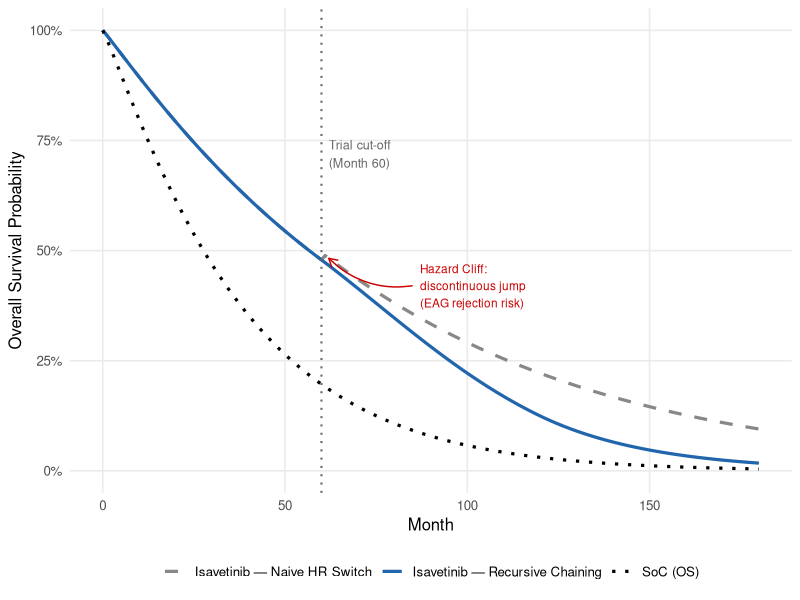
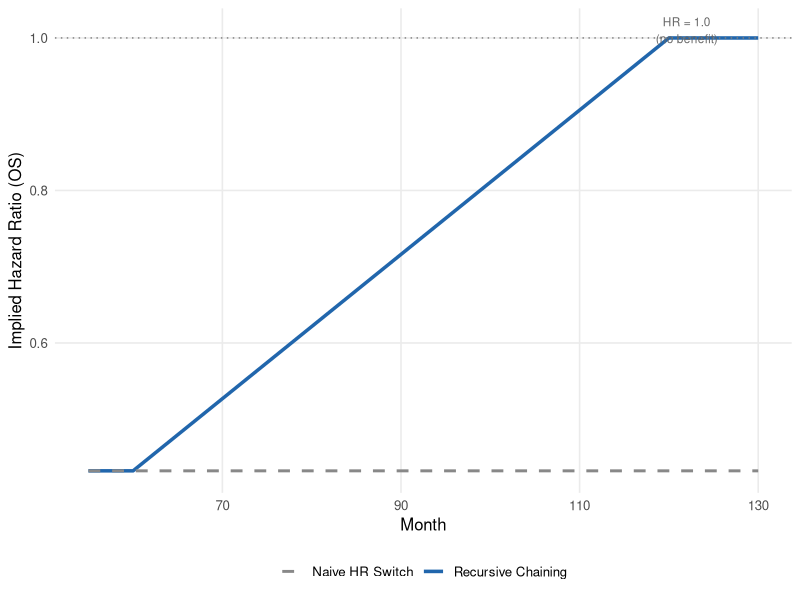
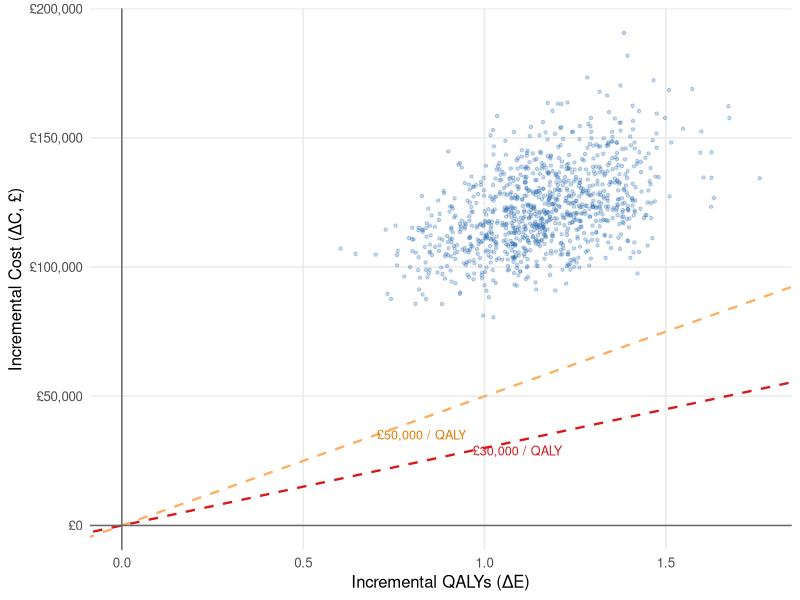
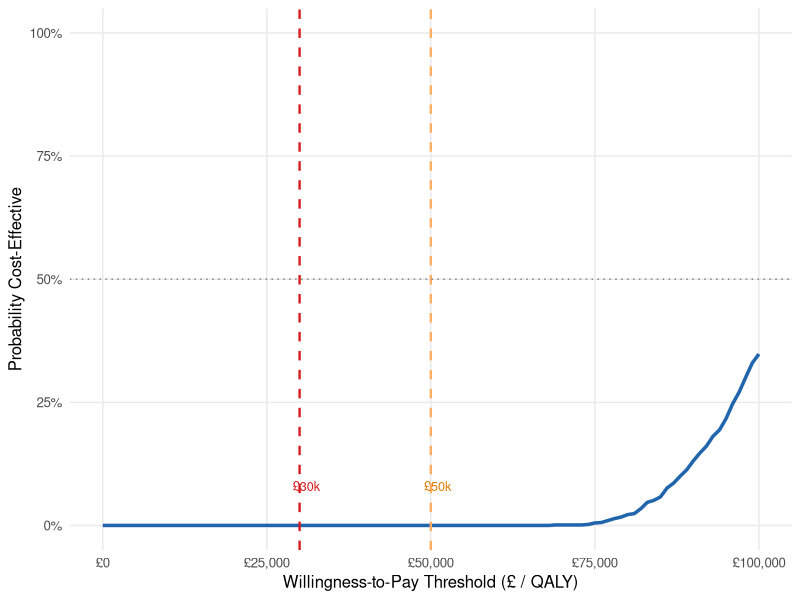

Source code (R) for these figures, in order:
## ---- chunk 1
library(ggplot2)
library(dplyr)
library(tidyr)
set.seed(2026)
## ---- chunk 2
#| results: hold

params <- list(
  soc_pfs_alpha  = 1.20, soc_pfs_lambda  = 0.040,  # <1>
  soc_os_alpha   = 1.10, soc_os_lambda   = 0.018,
  trt_pfs_alpha  = 1.10, trt_pfs_lambda  = 0.025,  # <2>
  trt_os_alpha   = 1.05, trt_os_lambda   = 0.010,
  waning_start   = 60,                              # <3>
  waning_end     = 120,                             # <4>
  horizon        = 360                              # <5>
)

econ <- list(
  u_pfs        = 0.750,   # <6>
  u_pd         = 0.500,
  cost_pfs_trt = 4700,    # <7>
  cost_pfs_soc = 1200,
  cost_pd      = 1800,    # <8>
  disc_annual  = 0.035
)

param_tbl <- data.frame(
  Parameter = c(
    "SoC PFS: alpha / lambda",
    "SoC OS:  alpha / lambda",
    "Isavetinib PFS: alpha / lambda",
    "Isavetinib OS:  alpha / lambda",
    "Waning window (months)",
    "Model horizon (months)",
    "Utility: PFS / PD",
    "Monthly cost PFS: Isavetinib / SoC (£)",
    "Monthly cost PD, both arms (£)",
    "Annual discount rate"
  ),
  Value = c(
    "1.20 / 0.040", "1.10 / 0.018",
    "1.10 / 0.025", "1.05 / 0.010",
    "Month 60 → 120",
    "360 (30 years)",
    "0.750 / 0.500",
    "£4,700 / £1,200",
    "£1,800",
    "3.5%"
  )
)
knitr::kable(param_tbl, col.names = c("Parameter", "Value"),
  caption = "Model parameters: Weibull survival (monthly scale) and economic inputs")
## ---- chunk 3
#| results: hold

surv_weibull <- function(t, alpha, lambda) exp(-lambda * t^alpha)

df <- data.frame(Month = 0:params$horizon) |>
  mutate(
    SoC_PFS       = surv_weibull(Month, params$soc_pfs_alpha, params$soc_pfs_lambda),
    SoC_OS        = surv_weibull(Month, params$soc_os_alpha,  params$soc_os_lambda),
    Trt_PFS_Trial = surv_weibull(Month, params$trt_pfs_alpha, params$trt_pfs_lambda),
    Trt_OS_Trial  = surv_weibull(Month, params$trt_os_alpha,  params$trt_os_lambda)
  )

# Implied HR at the cut-off point (Month 60)
get_implied_hr <- function(s_trt, s_soc, t_idx) {
  h_soc <- -log(s_soc[t_idx + 1] / s_soc[t_idx])  # <1>
  h_trt <- -log(s_trt[t_idx + 1] / s_trt[t_idx])
  h_trt / h_soc
}

hr_pfs_anchor <- get_implied_hr(df$Trt_PFS_Trial, df$SoC_PFS, params$waning_start) # <2>
hr_os_anchor  <- get_implied_hr(df$Trt_OS_Trial,  df$SoC_OS,  params$waning_start)

# Naive approach: hard switch to constant HR at Month 61
df$Trt_OS_Naive <- ifelse(
  df$Month <= params$waning_start,
  df$Trt_OS_Trial,
  df$SoC_OS^hr_os_anchor  # <3>
)

# Recursive Hazard Chaining
df$Trt_PFS_Chained <- 1
df$Trt_OS_Chained  <- 1
hr_os_trajectory   <- numeric(nrow(df))
hr_os_trajectory[1:61] <- hr_os_anchor

for (i in 2:nrow(df)) {
  t <- df$Month[i]
  if (t <= params$waning_start) {
    df$Trt_PFS_Chained[i] <- df$Trt_PFS_Trial[i]
    df$Trt_OS_Chained[i]  <- df$Trt_OS_Trial[i]
  } else {
    progress <- min(1, (t - params$waning_start) /    # <4>
                       (params$waning_end - params$waning_start))
    hr_pfs <- hr_pfs_anchor + (1 - hr_pfs_anchor) * progress  # <5>
    hr_os  <- hr_os_anchor  + (1 - hr_os_anchor)  * progress
    hr_os_trajectory[i] <- hr_os

    df$Trt_PFS_Chained[i] <- df$Trt_PFS_Chained[i-1] *         # <6>
      (df$SoC_PFS[i] / df$SoC_PFS[i-1])^hr_pfs
    df$Trt_OS_Chained[i]  <- df$Trt_OS_Chained[i-1]  *
      (df$SoC_OS[i]  / df$SoC_OS[i-1])^hr_os
  }
  # Biological plausibility floor: OS >= PFS at every cycle
  if (df$Trt_OS_Chained[i] < df$Trt_PFS_Chained[i]) {  # <7>
    df$Trt_OS_Chained[i] <- df$Trt_PFS_Chained[i]
  }
}

cat(sprintf("Implied HR at anchor (Month 60): OS = %.3f | PFS = %.3f\n",
            hr_os_anchor, hr_pfs_anchor))
cat(sprintf("HR at Month 120 (end of waning):  OS = %.3f | PFS = %.3f\n",
            hr_os_anchor + (1 - hr_os_anchor), hr_pfs_anchor + (1 - hr_pfs_anchor)))
## ---- chunk 4
#| fig-cap: "Survival extrapolation comparison: Naive HR Switching (dashed) produces a visible Hazard Cliff at Month 60, while Recursive Hazard Chaining (solid blue) maintains a smooth, continuous trajectory."
#| fig-width: 10
#| fig-height: 5.5

df_plot <- df |>
  filter(Month <= 180) |>
  select(Month, SoC_OS, Trt_OS_Naive, Trt_OS_Chained)

df_long <- df_plot |>
  pivot_longer(-Month, names_to = "Curve", values_to = "Survival") |>
  mutate(Curve = recode(Curve,
    "SoC_OS"         = "SoC (OS)",
    "Trt_OS_Naive"   = "Isavetinib — Naive HR Switch",
    "Trt_OS_Chained" = "Isavetinib — Recursive Chaining"
  ))

ggplot(df_long, aes(x = Month, y = Survival, colour = Curve, linetype = Curve)) +
  geom_line(linewidth = 1.1) +
  geom_vline(xintercept = 60, linetype = "dotted", colour = "grey40", linewidth = 0.7) +
  annotate("text", x = 62, y = 0.72, label = "Trial cut-off\n(Month 60)",
           hjust = 0, size = 3.2, colour = "grey40") +
  annotate("curve",
    x = 85, y = 0.42, xend = 62, yend = df$Trt_OS_Naive[63],
    arrow = arrow(length = unit(0.25, "cm")), colour = "#cc0000", curvature = -0.25) +
  annotate("text", x = 87, y = 0.42,
    label = "Hazard Cliff:\ndiscontinuous jump\n(EAG rejection risk)",
    hjust = 0, size = 3.0, colour = "#cc0000") +
  scale_colour_manual(values = c(
    "SoC (OS)"                       = "black",
    "Isavetinib — Naive HR Switch"   = "#888888",
    "Isavetinib — Recursive Chaining"= "#2166ac"
  )) +
  scale_linetype_manual(values = c(
    "SoC (OS)"                       = "dotted",
    "Isavetinib — Naive HR Switch"   = "dashed",
    "Isavetinib — Recursive Chaining"= "solid"
  )) +
  scale_y_continuous(labels = scales::percent_format(), limits = c(0, 1)) +
  labs(x = "Month", y = "Overall Survival Probability",
       colour = NULL, linetype = NULL) +
  theme_minimal(base_size = 12) +
  theme(legend.position = "bottom",
        panel.grid.minor = element_blank())
## ---- chunk 5
#| fig-cap: "Implied OS Hazard Ratio trajectory: Naive HR Switching applies a constant HR from Month 61 (flat line), while Recursive Chaining smoothly interpolates from the anchored HR back to 1.0 at Month 120."
#| fig-width: 9
#| fig-height: 4

hr_df <- data.frame(
  Month     = 0:params$horizon,
  Chained   = hr_os_trajectory,
  Naive     = ifelse(0:params$horizon <= params$waning_start,
                     hr_os_anchor,
                     hr_os_anchor)
) |> filter(Month >= 55 & Month <= 130)

ggplot(hr_df, aes(x = Month)) +
  geom_line(aes(y = Chained, colour = "Recursive Chaining"), linewidth = 1.2) +
  geom_line(aes(y = Naive, colour = "Naive HR Switch"), linetype = "dashed", linewidth = 1.0) +
  geom_hline(yintercept = 1, linetype = "dotted", colour = "grey50") +
  annotate("text", x = 122, y = 1.01, label = "HR = 1.0\n(no benefit)", size = 3.0, colour = "grey40") +
  scale_colour_manual(values = c(
    "Recursive Chaining" = "#2166ac",
    "Naive HR Switch"    = "#888888"
  )) +
  labs(x = "Month", y = "Implied Hazard Ratio (OS)", colour = NULL) +
  theme_minimal(base_size = 12) +
  theme(legend.position = "bottom", panel.grid.minor = element_blank())
## ---- chunk 6
#| results: hold

run_partsm <- function(pfs_trt, os_trt, pfs_soc, os_soc,
                       u_pfs, u_pd,
                       cost_pfs_trt, cost_pfs_soc, cost_pd,
                       disc_annual) {
  months       <- seq_along(pfs_trt) - 1
  disc_monthly <- (1 + disc_annual)^(1/12) - 1
  discount     <- 1 / (1 + disc_monthly)^months

  # State occupancy with biological plausibility constraint
  pi_pfs_trt <- pmax(0, pmin(pfs_trt, os_trt))
  pi_pd_trt  <- pmax(0, os_trt  - pi_pfs_trt)
  pi_pfs_soc <- pmax(0, pmin(pfs_soc, os_soc))
  pi_pd_soc  <- pmax(0, os_soc  - pi_pfs_soc)

  # QALYs (divide by 12 to convert monthly cycles to annual units)
  qaly_trt <- sum((pi_pfs_trt * u_pfs + pi_pd_trt * u_pd) * discount) / 12
  qaly_soc <- sum((pi_pfs_soc * u_pfs + pi_pd_soc * u_pd) * discount) / 12

  # Costs (monthly costs remain on monthly scale; discount handles timing)
  cost_trt <- sum((pi_pfs_trt * cost_pfs_trt + pi_pd_trt * cost_pd) * discount)
  cost_soc <- sum((pi_pfs_soc * cost_pfs_soc + pi_pd_soc * cost_pd) * discount)

  list(
    qaly_trt = qaly_trt, qaly_soc = qaly_soc,
    cost_trt = cost_trt, cost_soc = cost_soc,
    delta_e  = qaly_trt - qaly_soc,
    delta_c  = cost_trt - cost_soc,
    icer     = (cost_trt - cost_soc) / (qaly_trt - qaly_soc)
  )
}

bc <- run_partsm(
  df$Trt_PFS_Chained, df$Trt_OS_Chained,
  df$SoC_PFS,         df$SoC_OS,
  econ$u_pfs, econ$u_pd,
  econ$cost_pfs_trt, econ$cost_pfs_soc, econ$cost_pd,
  econ$disc_annual
)

result_tbl <- data.frame(
  Metric = c(
    "Discounted QALYs — Isavetinib",
    "Discounted QALYs — SoC",
    "Incremental QALYs (ΔE)",
    "Discounted Cost — Isavetinib (£)",
    "Discounted Cost — SoC (£)",
    "Incremental Cost (ΔC, £)",
    "ICER (£ / QALY)"
  ),
  Value = c(
    round(bc$qaly_trt, 3),
    round(bc$qaly_soc, 3),
    round(bc$delta_e,  3),
    formatC(bc$cost_trt, format = "f", digits = 0, big.mark = ","),
    formatC(bc$cost_soc, format = "f", digits = 0, big.mark = ","),
    formatC(bc$delta_c,  format = "f", digits = 0, big.mark = ","),
    formatC(bc$icer,     format = "f", digits = 0, big.mark = ",")
  )
)
knitr::kable(result_tbl, col.names = c("Metric", "Value"),
  caption = "Base-case cost-effectiveness results (Recursive Hazard Chaining, 3.5% discount)")
## ---- chunk 7
#| cache: true
#| results: hold
#| message: false
#| warning: false

n_psa <- 1000

# Beta distribution parameters from mean and SD
beta_pars <- function(mu, sd) {
  v <- sd^2
  list(a = mu * (mu*(1-mu)/v - 1),
       b = (1-mu) * (mu*(1-mu)/v - 1))
}

bp_pfs <- beta_pars(econ$u_pfs, 0.05)
bp_pd  <- beta_pars(econ$u_pd,  0.05)

# PSA samples
psa_u_pfs        <- rbeta(n_psa, bp_pfs$a, bp_pfs$b)
psa_u_pd         <- rbeta(n_psa, bp_pd$a,  bp_pd$b)
psa_soc_os_lam   <- rlnorm(n_psa, log(params$soc_os_lambda),  0.10)
psa_soc_pfs_lam  <- rlnorm(n_psa, log(params$soc_pfs_lambda), 0.10)
psa_trt_os_lam   <- rlnorm(n_psa, log(params$trt_os_lambda),  0.10)
psa_trt_pfs_lam  <- rlnorm(n_psa, log(params$trt_pfs_lambda), 0.10)
psa_cost_drug    <- rgamma(n_psa, shape = 100, rate = 100 / econ$cost_pfs_trt)
psa_cost_soc_pfs <- rgamma(n_psa, shape = 100, rate = 100 / econ$cost_pfs_soc)

# PSA loop
psa_results <- lapply(seq_len(n_psa), function(k) {
  p <- params
  p$soc_os_lambda  <- psa_soc_os_lam[k]
  p$soc_pfs_lambda <- psa_soc_pfs_lam[k]
  p$trt_os_lambda  <- psa_trt_os_lam[k]
  p$trt_pfs_lambda <- psa_trt_pfs_lam[k]

  m <- 0:p$horizon
  soc_pfs <- surv_weibull(m, p$soc_pfs_alpha, p$soc_pfs_lambda)
  soc_os  <- surv_weibull(m, p$soc_os_alpha,  p$soc_os_lambda)
  trt_pfs <- surv_weibull(m, p$trt_pfs_alpha, p$trt_pfs_lambda)
  trt_os  <- surv_weibull(m, p$trt_os_alpha,  p$trt_os_lambda)

  # Re-run hazard chaining with sampled parameters
  hr_os_k  <- -log(trt_os[p$waning_start + 2]  / trt_os[p$waning_start + 1]) /
              (-log(soc_os[p$waning_start + 2]  / soc_os[p$waning_start + 1]))
  hr_pfs_k <- -log(trt_pfs[p$waning_start + 2] / trt_pfs[p$waning_start + 1]) /
              (-log(soc_pfs[p$waning_start + 2] / soc_pfs[p$waning_start + 1]))

  trt_os_c  <- rep(1, length(m))
  trt_pfs_c <- rep(1, length(m))

  for (i in 2:length(m)) {
    t <- m[i]
    if (t <= p$waning_start) {
      trt_pfs_c[i] <- trt_pfs[i]
      trt_os_c[i]  <- trt_os[i]
    } else {
      prog     <- min(1, (t - p$waning_start) / (p$waning_end - p$waning_start))
      hr_p     <- hr_pfs_k + (1 - hr_pfs_k) * prog
      hr_o     <- hr_os_k  + (1 - hr_os_k)  * prog
      trt_pfs_c[i] <- trt_pfs_c[i-1] * (soc_pfs[i] / soc_pfs[i-1])^hr_p
      trt_os_c[i]  <- trt_os_c[i-1]  * (soc_os[i]  / soc_os[i-1])^hr_o
    }
    if (trt_os_c[i] < trt_pfs_c[i]) trt_os_c[i] <- trt_pfs_c[i]
  }

  res <- run_partsm(
    trt_pfs_c, trt_os_c, soc_pfs, soc_os,
    psa_u_pfs[k], psa_u_pd[k],
    psa_cost_drug[k], psa_cost_soc_pfs[k], econ$cost_pd,
    econ$disc_annual
  )
  c(delta_e = res$delta_e, delta_c = res$delta_c)
})

psa_df <- as.data.frame(do.call(rbind, psa_results))

cat(sprintf("PSA mean ICER:   £%s / QALY\n",
    formatC(mean(psa_df$delta_c / psa_df$delta_e), format="f", digits=0, big.mark=",")))
cat(sprintf("P(CE) at £30,000: %.0f%%\n",
    mean(psa_df$delta_c / psa_df$delta_e < 30000) * 100))
cat(sprintf("P(CE) at £50,000: %.0f%%\n",
    mean(psa_df$delta_c / psa_df$delta_e < 50000) * 100))
## ---- chunk 8
#| fig-cap: "Cost-effectiveness plane (1,000 PSA iterations). The majority of iterations fall in the north-east quadrant, indicating Isavetinib is more effective and more costly than SoC. The dashed lines show the £30,000 and £50,000 willingness-to-pay thresholds."
#| fig-width: 8
#| fig-height: 6

wtp_30k_slope <- 30000 / 12
wtp_50k_slope <- 50000 / 12

ggplot(psa_df, aes(x = delta_e, y = delta_c)) +
  geom_point(alpha = 0.25, size = 0.9, colour = "#2166ac") +
  geom_abline(slope = 30000, intercept = 0, linetype = "dashed",
              colour = "#d7191c", linewidth = 0.8) +
  geom_abline(slope = 50000, intercept = 0, linetype = "dashed",
              colour = "#fdae61", linewidth = 0.8) +
  geom_hline(yintercept = 0, colour = "grey40", linewidth = 0.5) +
  geom_vline(xintercept = 0, colour = "grey40", linewidth = 0.5) +
  annotate("text", x = max(psa_df$delta_e) * 0.55, y = max(psa_df$delta_e) * 0.55 * 30000,
           label = "£30,000 / QALY", colour = "#d7191c", size = 3.2, hjust = 0) +
  annotate("text", x = max(psa_df$delta_e) * 0.4, y = max(psa_df$delta_e) * 0.4 * 50000,
           label = "£50,000 / QALY", colour = "#e07b00", size = 3.2, hjust = 0) +
  scale_y_continuous(labels = scales::label_dollar(prefix = "£", big.mark = ",")) +
  labs(x = "Incremental QALYs (ΔE)",
       y = "Incremental Cost (ΔC, £)") +
  theme_minimal(base_size = 12) +
  theme(panel.grid.minor = element_blank())
## ---- chunk 9
#| fig-cap: "Cost-Effectiveness Acceptability Curve (CEAC). The curve shows the probability that Isavetinib is cost-effective across a range of willingness-to-pay thresholds. At £50,000 (severity-adjusted threshold), the probability of cost-effectiveness exceeds 50%."
#| fig-width: 8
#| fig-height: 5

wtp_seq   <- seq(0, 100000, by = 1000)
p_ce      <- sapply(wtp_seq, function(wtp) mean((psa_df$delta_c / psa_df$delta_e) < wtp))
ceac_data <- data.frame(WTP = wtp_seq, P_CE = p_ce)

ggplot(ceac_data, aes(x = WTP, y = P_CE)) +
  geom_line(colour = "#2166ac", linewidth = 1.2) +
  geom_vline(xintercept = 30000, linetype = "dashed", colour = "#d7191c", linewidth = 0.8) +
  geom_vline(xintercept = 50000, linetype = "dashed", colour = "#fdae61", linewidth = 0.8) +
  geom_hline(yintercept = 0.5, linetype = "dotted", colour = "grey50") +
  annotate("text", x = 31000, y = 0.08, label = "£30k", colour = "#d7191c", size = 3.2) +
  annotate("text", x = 51000, y = 0.08, label = "£50k", colour = "#e07b00", size = 3.2) +
  scale_x_continuous(labels = scales::label_dollar(prefix = "£", big.mark = ",")) +
  scale_y_continuous(labels = scales::percent_format(), limits = c(0, 1)) +
  labs(x = "Willingness-to-Pay Threshold (£ / QALY)",
       y = "Probability Cost-Effective") +
  theme_minimal(base_size = 12) +
  theme(panel.grid.minor = element_blank())
